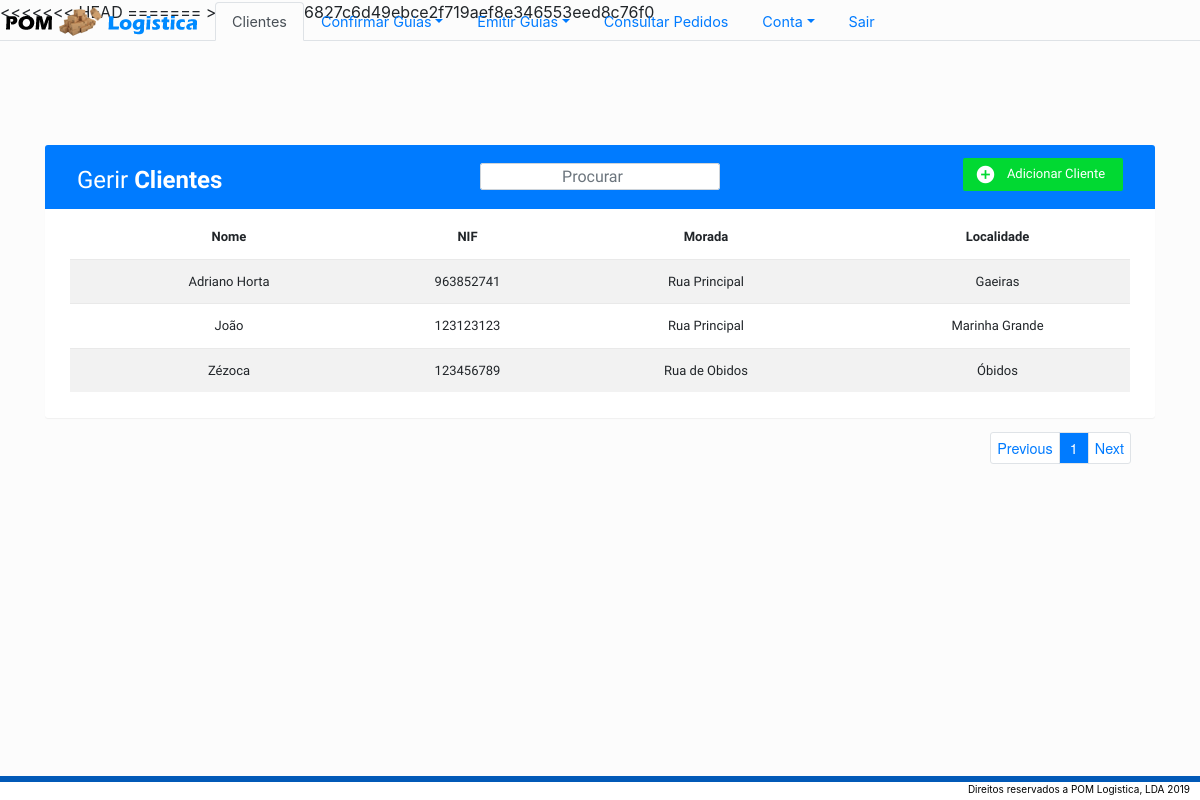
The page /Operador/Listagens/Listar_clientes.php on the database its author committed.
### tables this page shows
CREATE TABLE `cliente` (
  `id` int(11) NOT NULL,
  `nome` text NOT NULL,
  `nif` int(9) NOT NULL,
  `morada` text NOT NULL,
  `localidade` text NOT NULL
);

### Operador/Listagens/Listar_clientes.php (the view, shortened to what this page needs)
<!DOCTYPE html>
<html lang=pt dir="ltr">
<head>
    <link rel="stylesheet" href="https://stackpath.bootstrapcdn.com/bootstrap/4.3.1/css/bootstrap.min.css">
    <link rel="stylesheet" href="\POM-Logistica\styles\table.min.css">
    <link rel="stylesheet" href="https://cdn.datatables.net/1.10.19/css/dataTables.bootstrap4.min.css">
    <link rel="stylesheet" href="https://cdn.datatables.net/buttons/1.5.6/css/buttons.bootstrap4.min.css">
</head>
<body>
    <form style="font-family: 'Varela Round', sans-serif; font-size:13px" action="/POM-Logistica/Admin/Listagens/Listar_clientes.php" method="post" novalidate>
        <div class="container">
            <div class="table-wrapper" style="margin-top:5rem">
                <div class="table-title" style="background-color:#007bff; z-index:0">
                    <h2 style="position:absolute; margin-top:-0.7rem">Gerir <b>Clientes</b></h2>
                    <input type="search" z-index="500" class="form-control mobileSearch desktopSearch" placeholder="Procurar" id="searchbox">
                    <a href="#addEmployeeModal" class="btn btn-success mobileAdd desktopAdd" data-toggle="modal"><i class="material-icons">&#xE147;</i></a>
                </div>
                <div class="mobileTable">
                    <table style="margin-left:auto; margin-right:auto;" class="table table-striped table-hover" id="myTable">
                        <thead>
                            <tr>
                                <th style="text-align:center; width:30%">Nome</th>
                                <th style="text-align:center; width:15%">NIF</th>
                                <th style="text-align:center; width:30%;">Morada</th>
                                <th style="text-align:center;">Localidade</th>
                            </tr>
                        </thead>
                        <tbody>
                            <?php
                            $dados = mysqli_query($conn, "SELECT * FROM cliente");
                            foreach ($dados as $eachRow) {
                                $nome = $eachRow['nome'];
                                $nif = $eachRow['nif'];
                                $morada = $eachRow['morada'];
                                $localidade = $eachRow['localidade'];
                                echo '<tr>';
                                echo '<td style="text-align:center; width:30%"> ' . $nome . '</td>';
                                echo '<td style="text-align:center; width:15%"> ' . $nif . '</td>';
                                echo '<td style="text-align:center; width:30%"> ' . $morada . '</td>';
                                echo '<td style="text-align:center;"> ' . $localidade . '</td>';
                                echo '</tr>';
                            }
                            ?>
                        </tbody>
                    </table>
                </div>
            </div>
    </form>
</body>
</html>

### styles/style.css (style rules this page uses)
body, html { height: 100%; }

### styles/style3.css (style rules this page uses)
.container { margin-top: 10px; }
::placeholder { text-align: center; }

### Operador/Listagens/Listar_clientes.php (style rules this page uses)
body { background-color: #fcfcfc !important; }
.btn-success { background-color: #01d932; }
.table thead th { vertical-align: bottom; border-bottom: 0px solid #dee2e6; border-top: 0px solid #dee2e6; }
.table-title { margin: -20px -25px 0px !important; padding: 32px; }
#searchbox { height: 1.7rem; margin-top: -0.9rem; }
@media only screen and (min-width: 768px) { .desktopSearch { text-align: left; width: 15rem; height: 2rem; position: relative; margin-top: -1rem; border-radius: 2px; margin-left: auto; margin-right: auto; } }
@media only screen and (min-width: 768px) { .desktopAdd { position: relative; margin-top: -2rem; width: 10rem; float: right; } }
@media only screen and (min-width: 768px) { .desktopAdd:before { content: 'Adicionar Cliente'; } }
@media only screen and (min-width: 768px) { .table-title { max-height: 2rem !important; } }

### rows shown on the page
cliente: nome "Adriano Horta", nif "963852741", morada "Rua Principal", localidade "Gaeiras"
cliente: nome "João", nif "123123123", morada "Rua Principal", localidade "Marinha Grande"
cliente: nome "Zézoca", nif "123456789", morada "Rua de Obidos", localidade "Óbidos"
